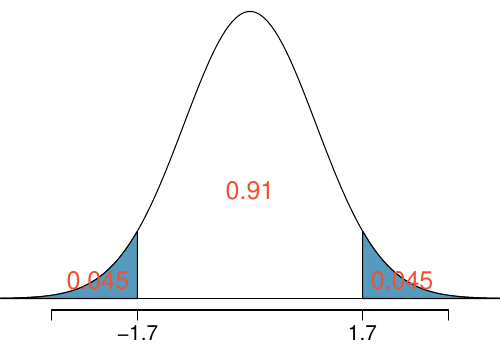

R code for this plot:
library(openintro)

pdf("conf_level.pdf", height = 3.5, width = 5)
par(mar=c(2,0,0,0), mgp=c(2.7,0.7,0), cex.axis = 1.25)
normTail(L = -1.7, U = 1.7, col = COL[1], axes = FALSE)
axis(1, at = c(-3, -1.7, 1.7, 3), label = c(NA,  -1.7, 1.7, NA))
text(x = 0, y = 0.15, "0.91", cex = 1.5, col = COL[4])
text(x = -2.3, y = 0.025, "0.045", cex = 1.5, col = COL[4])
text(x = 2.3, y = 0.025, "0.045", cex = 1.5, col = COL[4])
dev.off()
